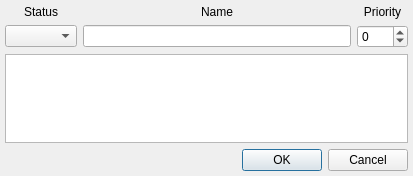
<?xml version="1.0" encoding="UTF-8"?>
<ui version="4.0">
 <class>ModifyStatusDialogClass</class>
 <widget class="QDialog" name="ModifyStatusDialogClass">
  <property name="geometry">
   <rect>
    <x>0</x>
    <y>0</y>
    <width>413</width>
    <height>176</height>
   </rect>
  </property>
  <property name="windowTitle">
   <string>Modify Status</string>
  </property>
  <layout class="QVBoxLayout" name="verticalLayout">
   <property name="margin">
    <number>5</number>
   </property>
   <item>
    <layout class="QGridLayout" name="gridLayout">
     <item row="0" column="0">
      <widget class="QLabel" name="lblStatus">
       <property name="text">
        <string>Status</string>
       </property>
       <property name="textFormat">
        <enum>Qt::PlainText</enum>
       </property>
       <property name="alignment">
        <set>Qt::AlignCenter</set>
       </property>
       <property name="buddy">
        <cstring>cmbShow</cstring>
       </property>
      </widget>
     </item>
     <item row="0" column="1">
      <widget class="QLabel" name="lblName">
       <property name="text">
        <string>Name</string>
       </property>
       <property name="textFormat">
        <enum>Qt::PlainText</enum>
       </property>
       <property name="alignment">
        <set>Qt::AlignCenter</set>
       </property>
       <property name="buddy">
        <cstring>lneName</cstring>
       </property>
      </widget>
     </item>
     <item row="0" column="2">
      <widget class="QLabel" name="lblPriority">
       <property name="text">
        <string>Priority</string>
       </property>
       <property name="textFormat">
        <enum>Qt::PlainText</enum>
       </property>
       <property name="alignment">
        <set>Qt::AlignCenter</set>
       </property>
       <property name="buddy">
        <cstring>spbPriority</cstring>
       </property>
      </widget>
     </item>
     <item row="1" column="0">
      <widget class="QComboBox" name="cmbShow"/>
     </item>
     <item row="1" column="1">
      <widget class="QLineEdit" name="lneName"/>
     </item>
     <item row="1" column="2">
      <widget class="QSpinBox" name="spbPriority">
       <property name="minimum">
        <number>-127</number>
       </property>
       <property name="maximum">
        <number>128</number>
       </property>
      </widget>
     </item>
    </layout>
   </item>
   <item>
    <widget class="QPlainTextEdit" name="pteText">
     <property name="tabChangesFocus">
      <bool>true</bool>
     </property>
    </widget>
   </item>
   <item>
    <widget class="QDialogButtonBox" name="dbbButtons">
     <property name="standardButtons">
      <set>QDialogButtonBox::Cancel|QDialogButtonBox::Ok</set>
     </property>
    </widget>
   </item>
  </layout>
 </widget>
 <layoutdefault spacing="6" margin="11"/>
 <tabstops>
  <tabstop>cmbShow</tabstop>
  <tabstop>lneName</tabstop>
  <tabstop>spbPriority</tabstop>
  <tabstop>pteText</tabstop>
  <tabstop>dbbButtons</tabstop>
 </tabstops>
 <resources/>
 <connections/>
</ui>
